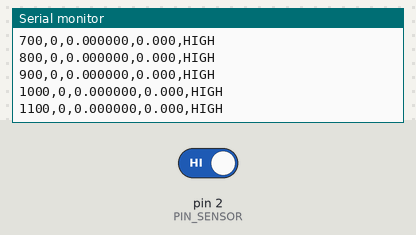
This sketch was run on a simulated Arduino Uno, built with avr-gcc and run on an emulated ATmega328P. Shown: the last lines printed to the serial monitor. The test bench sets the inputs (shaded band); at power-on: pin 2 (PIN_SENSOR) HIGH.

Above: at 1.2 s.
1.3 s: pin 2 (PIN_SENSOR) driven LOW
At 1.31 s:
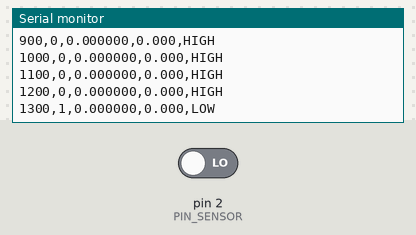
2.9 s: pin 2 (PIN_SENSOR) driven HIGH
At 2.91 s:
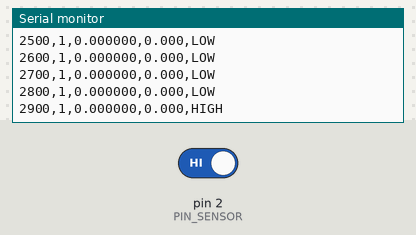

Measured:
- after the input at 1.3 s, the serial monitor: prints a new line at once (image 1)

The sketch:

lector_pulsos.ino
```cpp
/*
 * INCIETEC - Arduino Nano clasico (ATmega328P)
 * Conteo de eventos manuales, tiempo de muestra, intervalo y frecuencia.
 * Estado HIGH/LOW = nivel logico leido al ENVIAR cada muestra (cada 100 ms).
 * No registra todos los transitorios LOW si los pulsos son muy cortos.
 * El conteo por interrupciones es la evidencia principal de eventos.
 * Conexion: colector de salida BJT -> D2; tierras comunes.
 */
const byte PIN_SENSOR = 2;  // interrupcion INT0
volatile unsigned long conteoEventos = 0;
volatile unsigned long ultimoEventoUs = 0;
volatile unsigned long intervaloUs = 0;

unsigned long ultimaMuestraMs = 0;
const unsigned long INTERVALO_MUESTRA_MS = 100;

void detectarPulso() {
  unsigned long ahora = micros();
  // Aceptar el primer pulso o uno separado por mas de 5 ms.
  if (ultimoEventoUs == 0 || (unsigned long)(ahora - ultimoEventoUs) > 5000UL) {
    // El primer pulso no tiene un intervalo valido previo.
    intervaloUs = (ultimoEventoUs == 0) ? 0 : ahora - ultimoEventoUs;
    ultimoEventoUs = ahora;
    conteoEventos++;
  }
}

void setup() {
  Serial.begin(115200);
  pinMode(PIN_SENSOR, INPUT_PULLUP);
  attachInterrupt(digitalPinToInterrupt(PIN_SENSOR), detectarPulso, FALLING);
  Serial.println("TIMESTAMP_MS,CONTEO_EVENTOS,INTERVALO_S,FRECUENCIA_HZ,ESTADO_LOGICO");
}

void loop() {
  unsigned long ahoraMs = millis();
  if ((unsigned long)(ahoraMs - ultimaMuestraMs) < INTERVALO_MUESTRA_MS) return;
  ultimaMuestraMs = ahoraMs;

  noInterrupts();
  unsigned long conteo = conteoEventos;
  unsigned long deltaUs = intervaloUs;
  unsigned long ultimoUs = ultimoEventoUs;
  interrupts();

  // Si han pasado mas de 2 segundos sin pulso, frecuencia = 0.
  float frecuencia = 0.0;
  if (deltaUs > 0 && ultimoUs > 0 &&
      (unsigned long)(micros() - ultimoUs) < 2000000UL) {
    frecuencia = 1000000.0 / (float)deltaUs;
  }

  // Estado INSTANTANEO durante el muestreo, no estado en cada flanco.
  const char* estado = (digitalRead(PIN_SENSOR) == LOW) ? "LOW" : "HIGH";

  Serial.print(ahoraMs);
  Serial.print(',');
  Serial.print(conteo);
  Serial.print(',');
  Serial.print(deltaUs / 1000000.0, 6);
  Serial.print(',');
  Serial.print(frecuencia, 3);
  Serial.print(',');
  Serial.println(estado);
}
```
